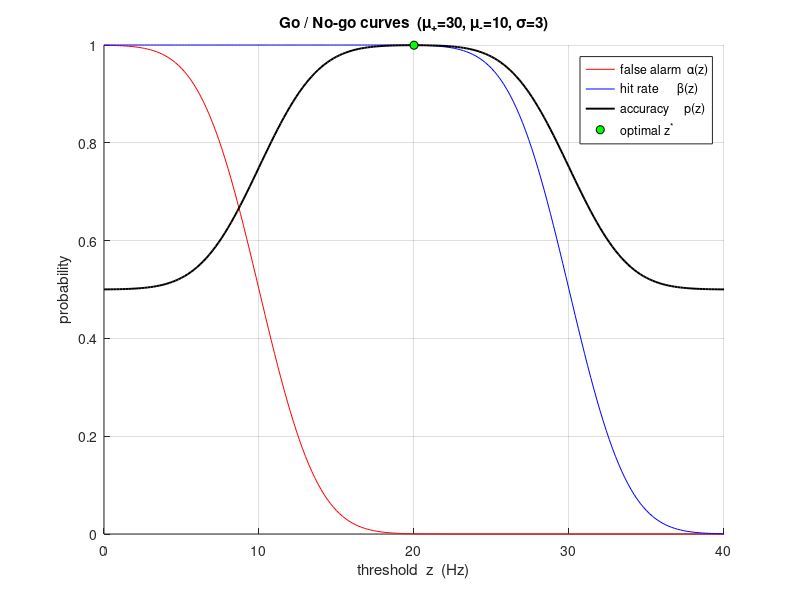

Here is the MATLAB script that generated this plot:
%% Revised HW3–1b (toolbox-free) : Analytic curves + stochastic demo
%% Go / No-go decoding : original "easy" parameters
clear; close all; clc;

% -------- parameters (unchanged from HW3) -------------------------------
muP = 30;          % mean rate for "+"  (Hz)
muM = 10;          % mean rate for "–"  (Hz)
sig =  3;          % common std-dev     (Hz)

% -------- helper: Gaussian CDF without toolbox --------------------------
Phi = @(x) 0.5*(1 + erf(x./sqrt(2)));

% -------- analytic curves -----------------------------------------------
z = 0:0.2:40;                             % threshold axis
beta  = 1 -   Phi((z-muP)/sig);           % hit rate
alpha = 1 -   Phi((z-muM)/sig);           % false-alarm rate
p     = 0.5*(beta + 1 - alpha);           % overall accuracy

[~,idx] = max(p);           % analytic optimum -> 20 Hz exactly
z_opt  = z(idx);            % should equal 20

% -------- stochastic 100-trial demo (random ± mix) ----------------------
N = 100;
isPlus = rand(1,N) < 0.5;                 % Bernoulli(0.5) each trial
rates  = isPlus .* (muP + sig*randn(1,N)) + ...
         ~isPlus.* (muM + sig*randn(1,N));

z_fixed = 20;                             % fixed HW3 threshold
hits  = sum(rates(isPlus)  > z_fixed);
fas   = sum(rates(~isPlus) > z_fixed);
beta_emp  = hits  / max(1,sum(isPlus));    % avoid /0 if class is empty
alpha_emp = fas   / max(1,sum(~isPlus));
p_emp     = 0.5*(beta_emp + 1 - alpha_emp);

fprintf('Empirical (random ±, z=20):  beta=%.2f  alpha=%.2f  p=%.2f\n',...
        beta_emp, alpha_emp, p_emp);

% -------- plot ----------------------------------------------------------
figure; hold on;
plot(z, alpha, 'r-', 'DisplayName','false alarm  \alpha(z)');
plot(z, beta,  'b-', 'DisplayName','hit rate      \beta(z)');
plot(z, p,     'k-', 'LineWidth',1.4, 'DisplayName','accuracy     p(z)');
plot(z_opt, p(idx), 'ko', 'MarkerFaceColor','g', 'DisplayName','optimal z^*');
xlabel('threshold  z  (Hz)'); ylabel('probability');
legend('Location','best'); grid on;
title('Go / No-go curves  (\mu_+=30, \mu_-=10, \sigma=3)');

